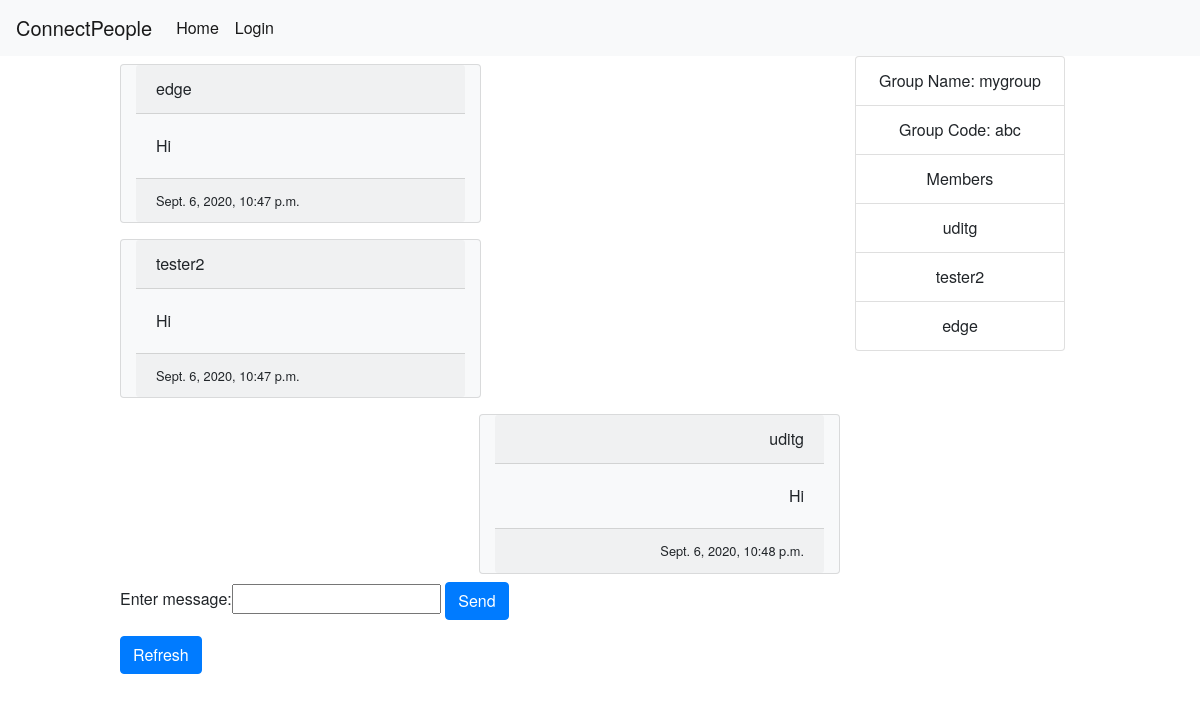
Page /chatapp/chat/group-chat/mygroup/1/messages on the committed database.
### chatapp/models.py (models this page shows, shortened)
class GroupMessage(models.Model):
    message_text = models.CharField(max_length=200)
    send_time = models.DateTimeField(default=datetime.now)
    sender = models.ForeignKey(User, related_name='sender', on_delete=models.CASCADE)
    group = models.ForeignKey(Group, related_name='related_group', on_delete=models.CASCADE)

class Group(models.Model):
    group_name = models.CharField(max_length=20, unique=True)
    members = models.ManyToManyField(User, related_name='group_members')
    group_code = models.CharField(max_length=100)
    max_group_size = models.IntegerField(default=5)
    admin = models.CharField(default='uditg', max_length=50)

### chatapp/views.py (the view)
# urls.py: path('chat/group-chat/<str:group_name>/<int:sender_id>/messages', views.group_chat_messages,
def group_chat_messages(request, group_name, sender_id):
    group = Group.objects.get(group_name=group_name)
    sender = User.objects.get(pk=sender_id)
    if request.method == 'POST':
        form = MessageForm(request.POST)
        if form.is_valid():
            message_txt = form.cleaned_data['message_text']
            message = GroupMessage.create(message_text=message_txt, sender=sender, group=group)
            message.save()
    form = MessageForm()
    group_messages = GroupMessage.objects.all().filter(group=group).order_by('send_time')
    context = {'group_name': group_name, 'sender_id': sender_id, 'messages': group_messages, 'form': form,
               'members': group.members.all(), 'admin': group.admin, 'group_code': group.group_code}
    return render(request, 'chatapp/group_chat.html', context)

### chatapp/forms.py
class MessageForm(forms.Form):
    message_text = forms.CharField(label="Enter message", max_length=50)

### chatapp/templates/chatapp/group_chat.html (shortened to what this page needs)
{%extends 'chatapp/base.html'%}
{%block content%}
<div class="container">
    <div class="row">
        <div class="col-sm">
            {%for message in messages%}
                <div class="row">
                    {%if message.sender.id == sender_id%}
                        <div class="col"></div>
                        <div class="col text-right card bg-light text-black my-2">
                            <div class="card-header">{{message.sender.username}}</div>
                            <div class="card-body">
                                <p class="card-text">
                                    {{message.message_text}}
                                </p>
                            </div>
                            <div class="card-footer">
                                <small class="text-black">{{message.send_time}}</small>
                            </div>
                        </div>
                    {%else%}
                        <div class="col text-left card bg-light text-black my-2">
                            <div class="card-header">{{message.sender.username}}</div>
                            <div class="card-body">
                                <p class="card-text">
                                    {{message.message_text}}
                                </p>
                            </div>
                            <div class="card-footer">
                                <small class="text-black">{{message.send_time}}</small>
                            </div>
                        </div>
                        <div class="col"></div>
                    {%endif%}
                </div>
            {% endfor %}
        </div>
        <div class="col-sm-3">
            <div class="list-group">
                <div class="text-center list-group-item">Group Name: {{group_name}}</div>
                <div class="text-center list-group-item">Group Code: {{group_code}}</div>
                <div class="text-center list-group-item">Members</div>
                {%for member in members%}
                    <div class="member-names text-center list-group-item">
                        {{member.username}}
                    </div>
                {%endfor%}
            </div>
        </div>
    </div>
</div>
<form action="{% url 'chatapp:group_chat_messages' group_name sender_id %}" method="post">
    {{form}}
    <input type="submit" value="Send" class="btn btn-primary">
</form>
<form action="{%url 'chatapp:group_chat_messages' group_name sender_id %}">
<input type="submit" value="Refresh" class="btn btn-primary">
</form>
{%endblock content%}

### chatapp/static/chatapp/css/stylesheet.css (style rules this page uses)
body { font-family: "HelveticaNeue-Light", "Helvetica Neue Light", "Helvetica Neue", Helvetica, Arial, "Lucida Grande", sans-serif; font-weight: 300; }

### rows in the picture
GroupMessage: sender.username "edge", message_text "Hi", send_time "Sept. 6, 2020, 10:47 p.m."
GroupMessage: sender.username "tester2", message_text "Hi", send_time "Sept. 6, 2020, 10:47 p.m."
GroupMessage: sender.username "uditg", message_text "Hi", send_time "Sept. 6, 2020, 10:48 p.m."
Group: group_name "mygroup", group_code "abc"

### other values in the picture
{{ member.username }} "uditg"
{{ member.username }} "tester2"
{{ member.username }} "edge"
